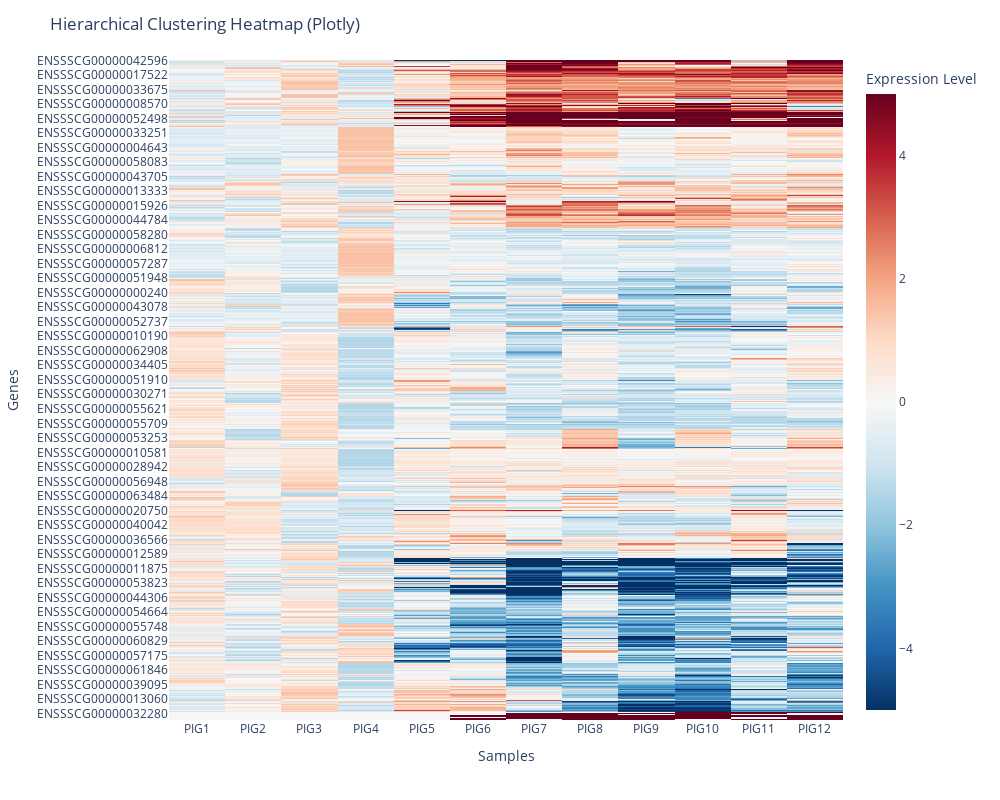

The notebook cell saved with this chart:
### Code cell
# Load high-variance log-transformed data
high_variance_ln_df = pd.read_csv("./data/outputs/rnaseq/high_variance_ln_transcript.csv", index_col=0)

# Load metadata to identify control (Sham) samples
metadata_df = pd.read_csv("./data/metadata.csv")
metadata_df.rename(columns={'Pig ': 'Pig'}, inplace=True)  # Fix spaces if needed
metadata_df['Pig'] = metadata_df['Pig'].astype(str)
metadata_df['Pig'] = metadata_df['Pig'].apply(lambda x: f'PIG{x}')  # Match RNA-seq names
# Identify control (Sham) sample columns
sham_samples = metadata_df[metadata_df['Treatment'] == "Sham"]['Pig'].tolist()

# Compute mean & std of control (Sham) samples per gene
sham_mean = high_variance_ln_df[sham_samples].mean(axis=1)
sham_std = high_variance_ln_df[sham_samples].std(axis=1)

# Avoid division by zero by replacing 0 std with a small value (e.g., 1e-6)
sham_std_safe = sham_std.replace(0, 1e-6)

# Compute Z-scores safely (expression relative to Sham)
z_score_df = (high_variance_ln_df - sham_mean.values.reshape(-1, 1)) / sham_std_safe.values.reshape(-1, 1)
z_score_df = z_score_df.fillna(0)  # Fill NaN values with 0

# Perform hierarchical clustering on genes (rows)
row_linkage = sch.linkage(dist.pdist(z_score_df, metric="euclidean"), method="ward")
row_dendro = sch.dendrogram(row_linkage, no_plot=True)
row_order = row_dendro['leaves']

# Perform hierarchical clustering on samples (columns)
col_linkage = sch.linkage(dist.pdist(z_score_df.T, metric="euclidean"), method="ward")
col_dendro = sch.dendrogram(col_linkage, no_plot=True)
col_order = col_dendro['leaves']
display(z_score_df.describe())
# Reorder the dataframe based on clustering results
clustered_df = z_score_df.iloc[row_order, :]

# Create an interactive heatmap
fig = px.imshow(
    clustered_df, 
    labels=dict(x="Samples", y="Genes", color="Expression Level"),
    color_continuous_scale="RdBu_r",  # Blue = low, Red = high expression
    zmin=-5, zmax=5,  # Adjust this range if needed for better visualization
    aspect="auto"
)

fig.update_layout(
    title="Hierarchical Clustering Heatmap (Plotly)",
    xaxis_title="Samples",
    yaxis_title="Genes",
    width=1000,
    height=800
)

fig.show()

fig.write_html("./data/outputs/rnaseq/heatmap_plotly.html")
print("Heatmap saved as HTML!")

# Save the clustered dataframe
z_score_df.to_csv("./data/outputs/rnaseq/z_score_df.csv", index=True)

### Figure 1 — Plotly figure (JSON) as saved in the notebook; plotly's stock layout.template omitted (floating-point values rounded to 4 significant figures; data arrays with more than 128 entries replaced by an {"elided": "..."} marker saying what was removed)
{"data": [{"coloraxis": "coloraxis", "hovertemplate": "Samples: %{x}<br>Genes: %{y}<br>Expression Level: %{z}<extra></extra>", "name": "0", "type": "heatmap", "x": ["PIG1", "PIG2", "PIG3", "PIG4", "PIG5", "PIG6", "PIG7", "PIG8", "PIG9", "PIG10", "PIG11", "PIG12"], "xaxis": "x", "y": {"elided": "1000 str values"}, "yaxis": "y", "z": {"elided": "1000x12 float values"}}], "layout": {"coloraxis": {"cmax": 5, "cmin": -5, "colorbar": {"title": {"text": "Expression Level"}}, "colorscale": [[0, "rgb(5,48,97)"], [0.1, "rgb(33,102,172)"], [0.2, "rgb(67,147,195)"], [0.3, "rgb(146,197,222)"], [0.4, "rgb(209,229,240)"], [0.5, "rgb(247,247,247)"], [0.6, "rgb(253,219,199)"], [0.7, "rgb(244,165,130)"], [0.8, "rgb(214,96,77)"], [0.9, "rgb(178,24,43)"], [1, "rgb(103,0,31)"]]}, "height": 800, "margin": {"t": 60}, "title": {"text": "Hierarchical Clustering Heatmap (Plotly)"}, "width": 1000, "xaxis": {"anchor": "y", "domain": [0, 1], "title": {"text": "Samples"}}, "yaxis": {"anchor": "x", "autorange": "reversed", "domain": [0, 1], "title": {"text": "Genes"}}}}
